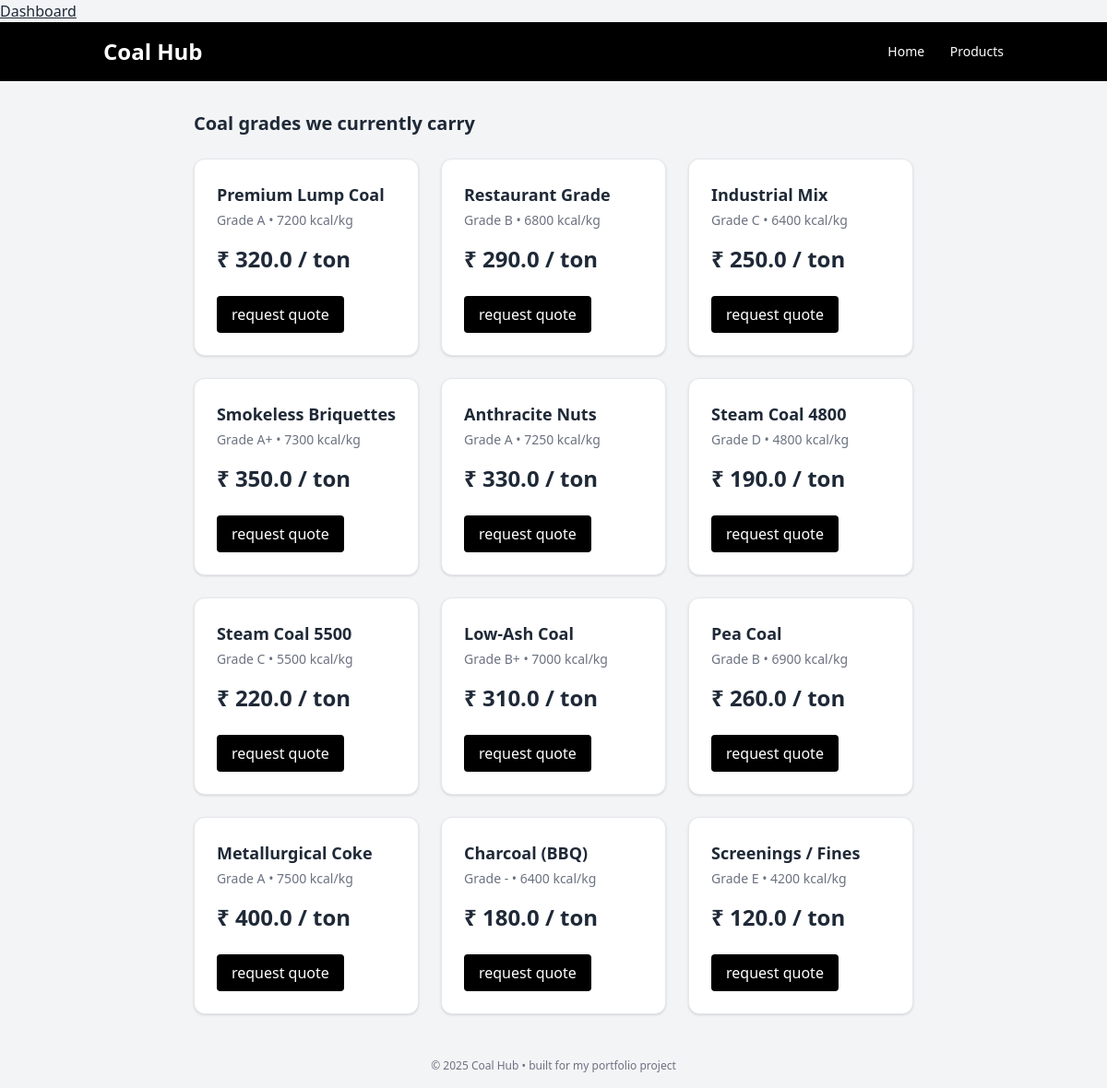
Page /products on the committed database.
### site/models.py (models this page shows)
class Product(Base):
    __tablename__ = "products"
    id    = Column(Integer, primary_key=True)
    name  = Column(String, unique=True)
    grade = Column(String)
    kcal  = Column(Integer)
    price = Column(Float)

### site/app.py (the view)
@app.route("/products")
def products():
    return render_template(
        "products.html",
        products=get_products(),
        year=datetime.now().year,
    )

### site/app.py (called while the page is built)
def get_products():
    with SessionLocal() as db:
        return db.query(Product).all()

### site/templates/products.html
{% extends "layout.html" %}
{% block content %}
 <h2 class="text-xl font-semibold mb-6">
   Coal grades we currently carry
 </h2>
 <div class="grid gap-6 sm:grid-cols-2 lg:grid-cols-3">
   {% for p in products %}
     <div class="bg-white border rounded-xl shadow p-6">
       <h3 class="text-lg font-bold mb-1">{{ p.name }}</h3>
       <p class="text-sm text-gray-500 mb-4">
         Grade {{ p.grade }} • {{ p.kcal }} kcal/kg
       </p>
       <p class="text-2xl font-bold mb-6">
         ₹ {{ p.price }} / ton
       </p>
       <a href="/quote?product={{ p.name }}"
          class="inline-block px-4 py-2 bg-black text-white rounded
                 hover:bg-gray-800 transition-colors">
         request quote
       </a>
     </div>
   {% endfor %}
 </div>
{% endblock %}

### site/templates/layout.html (shortened to what this page needs)
 <!DOCTYPE html>
 <html lang="en">
 <head>
   <a href="/dashboard" class="hover:underline">Dashboard</a>
   <script src="https://cdn.tailwindcss.com"></script>
 </head>
 <body class="flex flex-col min-h-screen bg-gray-100 text-gray-800">
   <header class="bg-black text-white">
     <div class="max-w-5xl mx-auto flex items-center justify-between px-6 py-4">
       <h1 class="text-2xl font-bold">Coal Hub</h1>
       <nav class="space-x-6 text-sm">
         <a href="/" class="hover:underline">Home</a>
         <a href="/products" class="hover:underline">Products</a>
       </nav>
     </div>
   </header>
   <main class="flex-1 max-w-5xl mx-auto p-8">
     {% block content %}{% endblock %}
   </main>
   <footer class="text-center text-xs text-gray-500 py-4">
     © {{ year }} Coal Hub • built for my portfolio project
   </footer>
 </body>
 </html>

### rows in the picture
Product: name "Premium Lump Coal", grade "A", kcal "7200", price "320.0"
Product: name "Restaurant Grade", grade "B", kcal "6800", price "290.0"
Product: name "Industrial Mix", grade "C", kcal "6400", price "250.0"
Product: name "Smokeless Briquettes", grade "A+", kcal "7300", price "350.0"
Product: name "Anthracite Nuts", grade "A", kcal "7250", price "330.0"
Product: name "Steam Coal 4800", grade "D", kcal "4800", price "190.0"
Product: name "Steam Coal 5500", grade "C", kcal "5500", price "220.0"
Product: name "Low-Ash Coal", grade "B+", kcal "7000", price "310.0"
Product: name "Pea Coal", grade "B", kcal "6900", price "260.0"
Product: name "Metallurgical Coke", grade "A", kcal "7500", price "400.0"
Product: name "Charcoal (BBQ)", grade "-", kcal "6400", price "180.0"
Product: name "Screenings / Fines", grade "E", kcal "4200", price "120.0"
